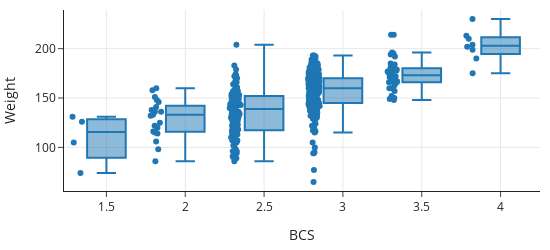

This figure's notebook cell:
### Code cell
fig = px.box(train_set, x="BCS", y="Weight", points="all",
             width=550, height=250)
fig

### Figure 1 — Plotly figure (JSON) as saved in the notebook; plotly's stock layout.template omitted (floating-point values rounded to 4 significant figures; data arrays with more than 128 entries replaced by an {"elided": "..."} marker saying what was removed)
{"data": [{"alignmentgroup": "True", "boxpoints": "all", "hovertemplate": "BCS=%{x}<br>Weight=%{y}<extra></extra>", "legendgroup": "", "marker": {"color": "#1F77B4"}, "name": "", "notched": false, "offsetgroup": "", "orientation": "v", "showlegend": false, "type": "box", "x": {"elided": "433 float values"}, "x0": " ", "xaxis": "x", "y": {"elided": "433 int values"}, "y0": " ", "yaxis": "y"}], "layout": {"boxmode": "group", "height": 250, "legend": {"tracegroupgap": 0}, "width": 550, "xaxis": {"anchor": "y", "domain": [0, 1], "title": {"text": "BCS"}}, "yaxis": {"anchor": "x", "domain": [0, 1], "title": {"text": "Weight"}}}}
